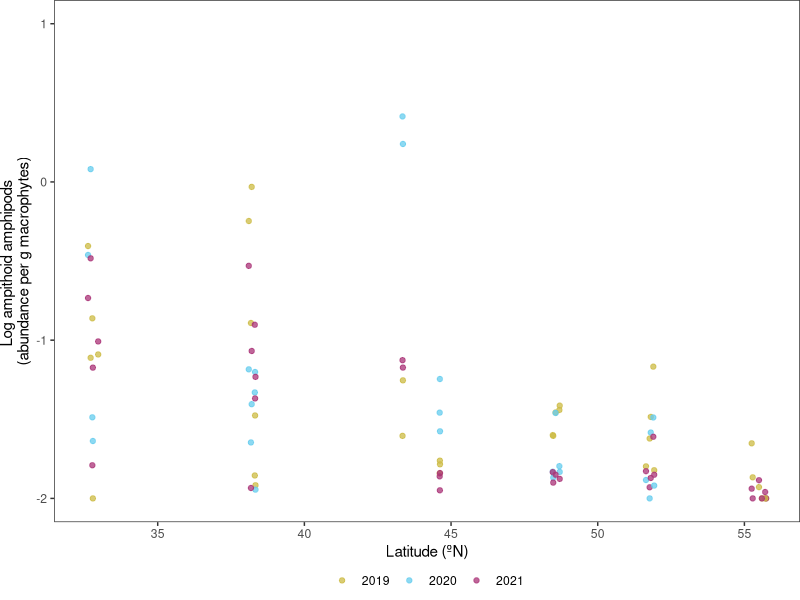
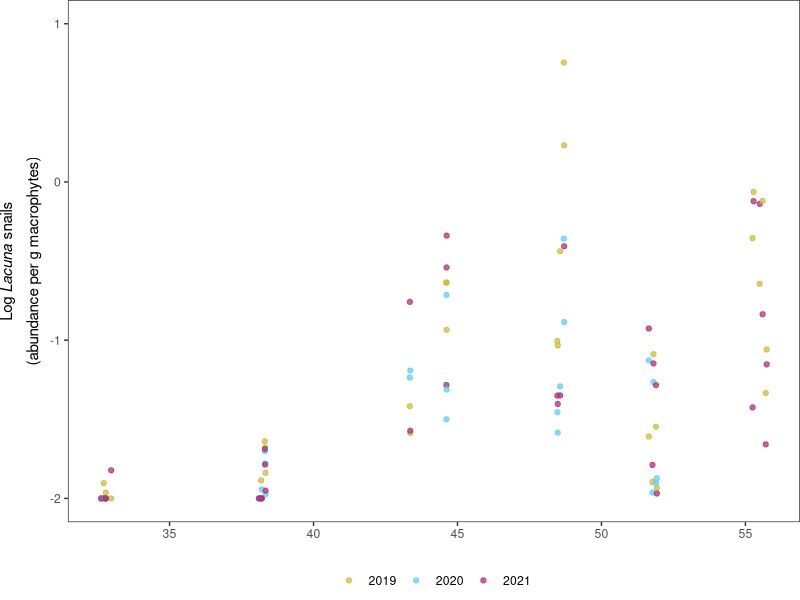
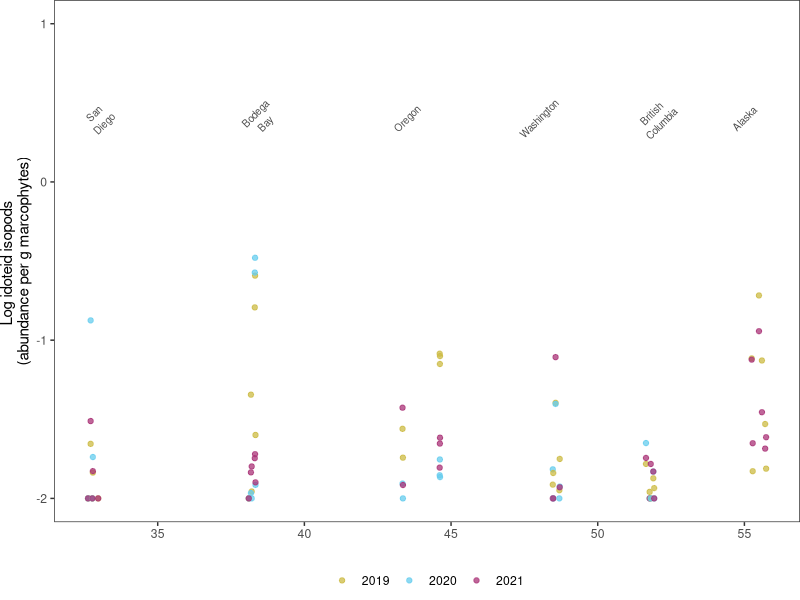
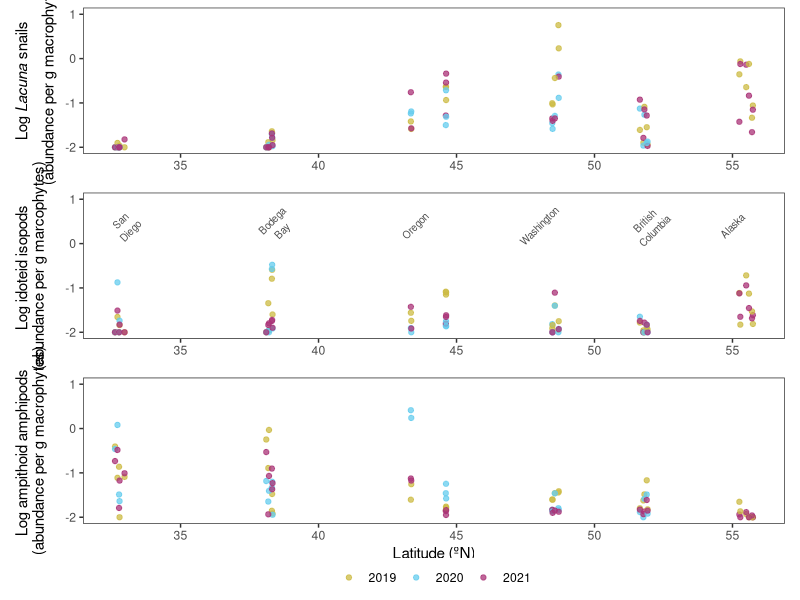
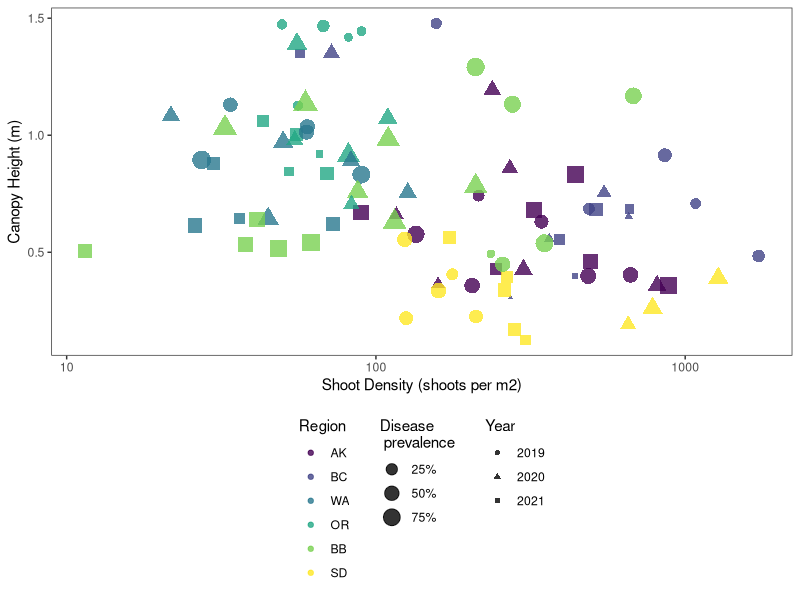
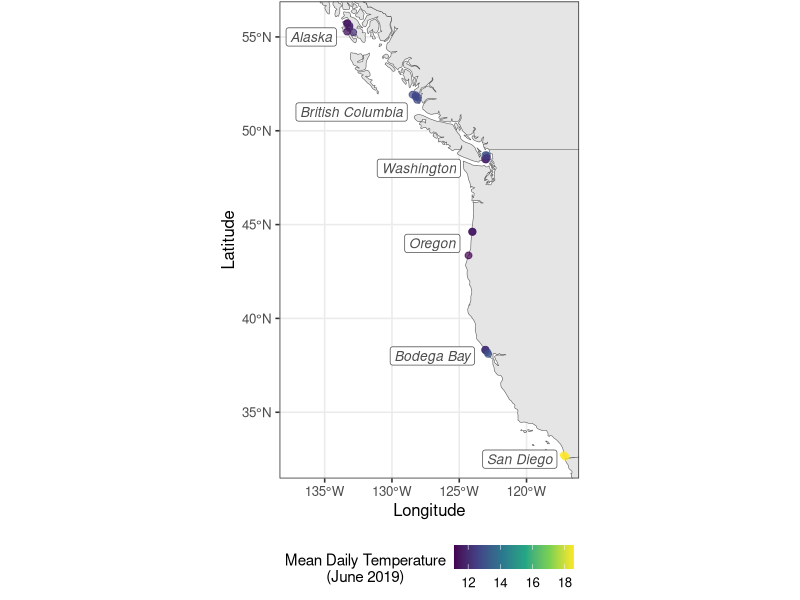
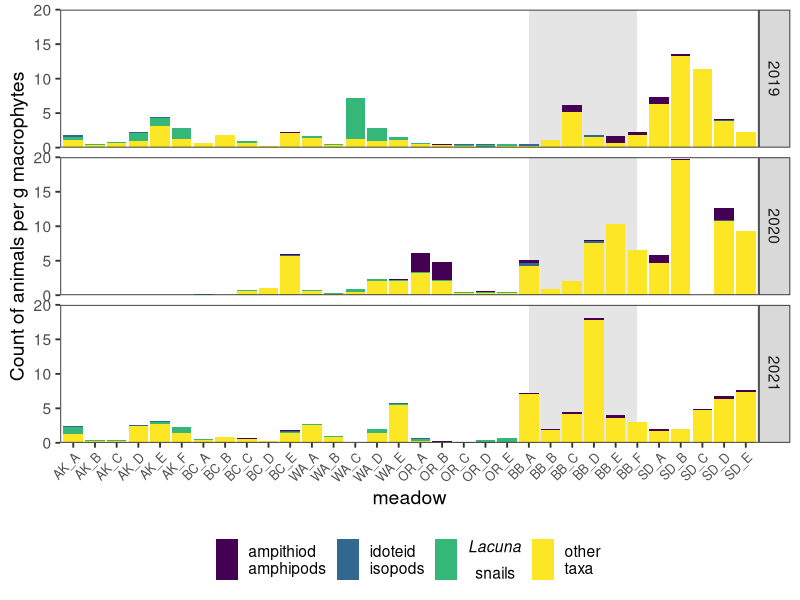
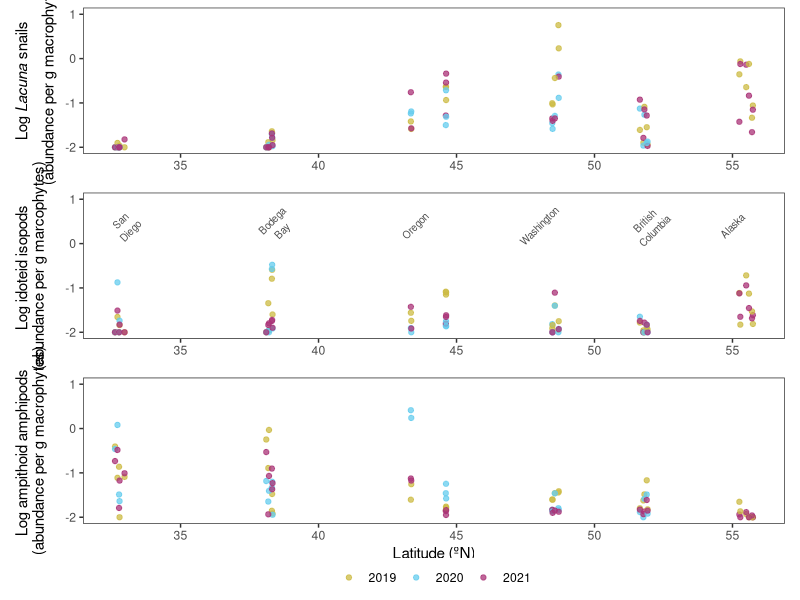

Write the R code that produced these figures, in order.
## 02-Supplemental Figures 

# Last updated: 2024-03-19 by Lillian Aoki

## This script produces figures for 
## (1) the distribution of epifauna across latitudes,
## (2) comparison of seagrass structure and disease prevalence, 
## (3) a map of study locations with temperature 
## (4) relative abundace of eelgrass grazers within epifauna community

library(tidyverse)
library(patchwork)
library(tidyverse)
library(sf)
library(rnaturalearth)

# data input ####
region_order <- c("AK", "BC", "WA", "OR", "BB", "SD")
site_dat <- read_csv("data/output/epifauna_site_for_plotting.csv")
site_dat$fYear <- ordered(as.factor(site_dat$Year), levels = c("2019", "2020", "2021"))
site_dat$Region <- ordered(site_dat$Region, levels=region_order)

epi <- read_csv("data/input/EGWD_transect_data_v20230307_big_epi_with_BB_transect.csv")
meta <- read_csv("data/input/combined_site_metadata.csv")

# epifauna distributions ####
amp_plot <- ggplot(site_dat, aes(x=Latitude, y=Ampithoid_large, color=fYear))+
  geom_point(size=1.5, alpha=0.75)+
  # xlab("")+
  xlab("Latitude (ºN)")+
  ylab("Log ampithoid amphipods \n(abundance per g macrophytes)")+
  scale_y_continuous(limits=c(-2, 1))+
  scale_x_continuous(breaks = c(30,35,40, 45, 50, 55, 60))+
  # scale_x_continuous(breaks = c(30,35,40, 45, 50, 55, 60), trans = "reverse")+
  scale_color_manual(values=c('#CCBB44', '#66CCEE', '#AA3377'))+
  # scale_color_viridis_d()+
  # scale_x_reverse(breaks = c(60, 55, 50, 45, 40, 35, 30))+
  theme_bw(base_size = 11)+
  theme(panel.grid = element_blank(), 
        legend.position = "bottom", legend.box.spacing = unit(0, "pt"),legend.title = element_blank(),
        plot.margin = unit(c(0,0,0,0), "pt"))
amp_plot

lac_plot <- ggplot(site_dat, aes(x=Latitude, y=Lacuna_large, color=fYear))+geom_point(size=1.5, alpha=0.75)+
  xlab("")+
  ylab(expression(atop(paste("Log ", italic("Lacuna"), " snails"), "(abundance per g macrophytes)")))+
  # scale_x_continuous(breaks = c(30,35,40, 45, 50, 55, 60), trans = "reverse")+
  scale_x_continuous(breaks = c(30,35,40, 45, 50, 55, 60))+
  scale_y_continuous(limits=c(-2, 1))+
  scale_color_manual(values=c('#CCBB44', '#66CCEE', '#AA3377'))+
  # scale_color_viridis_d()+
  theme_bw(base_size = 11)+
  theme(panel.grid = element_blank(), 
        legend.position = "bottom", legend.box.spacing = unit(0, "pt"),legend.title = element_blank(),
        plot.margin = unit(c(0,0,0,0), "pt"))

lac_plot

ido_plot <- ggplot(site_dat, aes(x=Latitude, y=Idoteid_large, color=fYear))+geom_point(size=1.5, alpha=0.75)+
  annotate(geom="text", x = c(33, 38.5, 43.5, 48, 52, 55),
           y=0.4, color = "grey30", size = 2.5,
           label = c("San\nDiego", "Bodega\nBay", "Oregon", "Washington","British\nColumbia", "Alaska"),
           angle = 45)+
  ylab("Log idoteid isopods \n(abundance per g marcophytes)")+
  xlab("")+
  # xlab("Latitude (ºN)")+
  scale_y_continuous(limits=c(-2, 1))+
  # scale_x_continuous(breaks = c(30,35,40, 45, 50, 55, 60), trans = "reverse")+
  scale_x_continuous(breaks = c(30,35,40, 45, 50, 55, 60))+
  # scale_color_viridis_d()+
  scale_color_manual(values=c('#CCBB44', '#66CCEE', '#AA3377'))+
  # scale_color_manual(values=c('#4477AA', '#EE6677', '#228833', '#CCBB44', '#66CCEE', '#AA3377'))+
  # scale_color_manual(values=c('#77AADD', '#EE8866', '#EEDD88', '#FFAABB', '#99DDFF', '#44BB99'))+
  theme_bw(base_size = 11)+
  theme(panel.grid = element_blank(), 
        legend.position = "bottom", legend.box.spacing = unit(0, "pt"), legend.title = element_blank(),
        plot.margin = unit(c(0,0,0,0), "pt"))

ido_plot

lac_plot / ido_plot / amp_plot / guide_area() + plot_layout(guides="collect", heights = c(1,1,1,0.1))
# ggsave("figures/taxa_latitude_colors.jpg", width = 4, height =8.25 )
ggsave("figures/taxa_latitude_colors.tiff", width = 4, height =8.25 )

# seagrass structure ####

ggplot(site_dat, aes(x=Density, y=CanopyHeight, color=Region, shape=fYear, size=Prevalence))+geom_point(alpha=0.8)+
  scale_x_continuous(trans = "log10")+
  xlab("Shoot Density (shoots per m2)")+
  ylab("Canopy Height (m)")+
  scale_size(breaks=c(0.25, 0.50, 0.75),labels = c("25%", "50%", "75%"), name="Disease \n prevalence")+
  scale_shape(name="Year")+
  theme_bw()+
  theme(panel.grid = element_blank(),
        legend.position = "bottom", legend.direction = "vertical")

# ggsave("figures/seagrass_structure_prevalence.jpg", width = 4, height = 6)
ggsave("figures/seagrass_structure_prevalence.tiff", width = 4, height = 6)

# site map ####
sites <- na.omit(site_dat)
sites <- subset(sites, Year=="2019")
sites_sf <- st_as_sf(sites, coords = c("Longitude", "Latitude"), crs = 4326, agr = "constant")

world <- ne_countries(scale = "medium", returnclass = "sf")

mapFull <- ggplot(data = world) + 
  geom_sf(fill="grey90")+
  # geom_sf(data=sites_sf, size=2, aes(color=MonthlyMeanTemp_June), alpha=0.5, nudge_y = 0.1) + 
  geom_sf(data=sites_sf, size=2, aes(color=MonthlyMeanTemp_June), alpha=0.7) + 
  # geom
  coord_sf(xlim = c(max(sites$Longitude), min(sites$Longitude-4)), 
           ylim = c(max(sites$Latitude), min(sites$Latitude)),
           default_crs = sf::st_crs(4326))+
  scale_color_continuous(type="viridis", name="Mean Daily Temperature\n(June 2019)",
                         breaks=c(10, 12, 14, 16, 18, 20))+
  xlab("Longitude")+
  ylab("Latitude")+
  theme_bw(base_size = 12)+
  theme(legend.position = "bottom", plot.margin = unit(c(1,2,1,2), "pt"), legend.title.align = 0.5,
        legend.title = element_text(size=11))

mapFull + 
  # geom_sf_label(data=regionsf, aes(label=label))
  annotate(geom = "label", color = "grey30", size = 3.5,
           x = c(-136, -133, -128, -127, -127, -120.5), 
           y = c(55, 51, 48, 44, 38, 32.5),
           fontface = "italic",
           label = c("Alaska", "British Columbia", "Washington", "Oregon", "Bodega Bay", "San Diego"))

ggsave("figures/map_study_sites.jpg", width = 4, height = 6)
ggsave("figures/map_study_sites.tiff", width = 4, height = 6)

# relative abundance of eelgrass grazers ####
#transect level epifauna - need to collapse to site
meta19 <- subset(meta, Year=="2019")
loc19 <- select(meta19, c("Region","SiteCode", "TidalHeight", "Transect", "TransectBeginDecimalLatitude",
                          "TransectBeginDecimalLongitude", "TransectEndDecimalLatitude", "TransectEndDecimalLongitude"))
full_meta <- meta %>%
  rows_update(loc19, by = c("Region", "SiteCode", "TidalHeight", "Transect"))
meta_site <- full_meta %>%
  group_by(Year, Region, SiteCode) %>%
  summarise(Latitude=mean(as.numeric(TransectBeginDecimalLatitude)), Longitude=mean(TransectBeginDecimalLongitude))

epi$site <- str_extract(epi$site_unique_code, "\\.[A-F]\\.")
epi$site <- gsub("\\.", "", epi$site)
epi <- left_join(epi, meta_site, by=c("year"="Year", "region" = "Region", "site" = "SiteCode"))
epi$region <- ordered(epi$region, levels=region_order)
epi_summ <- epi %>%
  group_by(year, region, site, site_unique_code, Latitude, meadow=paste(region, site, sep="_")) %>%
  mutate(meadow=paste(region, site, sep="_"))%>%
  summarise(total_abun_large=mean(epifauna_per_g_transect_large),
            lac_abun_large=mean(lacuna_per_g_transect_large),
            amp_abun_large=mean(ampithoid_per_g_transect_large),
            ido_abun_large=mean(idoteid_per_g_transect_large),
            other_abun_large=total_abun_large-sum(lac_abun_large, amp_abun_large, ido_abun_large))
epi_summ_long <- pivot_longer(epi_summ, cols = c("other_abun_large", "lac_abun_large", "amp_abun_large", "ido_abun_large"),
                              names_to = "taxon") %>%
  arrange(Latitude)
meadow_order <- c("AK_A", "AK_B", "AK_C", "AK_D", "AK_E", "AK_F",
                  "BC_A", "BC_B", "BC_C", "BC_D", "BC_E",
                  "WA_A", "WA_B", "WA_C", "WA_D", "WA_E", 
                  "OR_A", "OR_B", "OR_C", "OR_D", "OR_E", 
                  "BB_A", "BB_B", "BB_C", "BB_D", "BB_E", "BB_F",
                  "SD_A", "SD_B", "SD_C", "SD_D", "SD_E")
epi_summ_long$meadow <- ordered(epi_summ_long$meadow, levels=meadow_order)
epi_summ$other_per <- epi_summ$other_abun_large/epi_summ$total_abun_large
epi_summ$gz_per <- 1-epi_summ$other_per
epi_summ$lac_per <- epi_summ$lac_abun_large/epi_summ$total_abun_large
epi_summ$ido_per <- epi_summ$ido_abun_large/epi_summ$total_abun_large
epi_summ$amp_per <- epi_summ$amp_abun_large/epi_summ$total_abun_large
summary(epi_summ$gz_per)
epi_summ %>% filter(gz_per>0.5) %>% filter(total_abun_large>1) %>% select(c(site_unique_code, lac_per, ido_per, amp_per))

ggplot(epi_summ_long, aes(x=meadow, y=value, fill=taxon))+
  geom_rect(aes(xmin="BB_A", xmax="BB_F", ymin=0, ymax=20), linetype="dashed", fill="grey90")+
  geom_col()+
  facet_grid(rows = "year")+
  ylab("Count of animals per g macrophytes")+
  scale_fill_viridis_d(labels=c("ampithiod \namphipods", "idoteid \nisopods", expression(atop(italic("Lacuna"), "snails")), "other \ntaxa"))+
  scale_y_continuous(expand = c(0,0))+
  theme_bw(base_size=14)+
  theme(panel.grid = element_blank(),
        axis.text.x = element_text(angle=45, vjust = 1, size=9, hjust = 1),
        legend.position = "bottom",
        legend.title = element_blank(),
        legend.text = element_text(hjust = 0))

ggsave("figures/rel_abun.tiff", width=8, height = 6)
